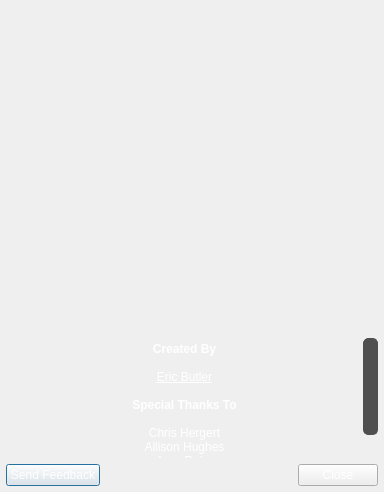
<ui version="4.0" >
 <class>AboutDialog</class>
 <widget class="QDialog" name="AboutDialog" >
  <property name="geometry" >
   <rect>
    <x>0</x>
    <y>0</y>
    <width>384</width>
    <height>492</height>
   </rect>
  </property>
  <property name="minimumSize" >
   <size>
    <width>384</width>
    <height>0</height>
   </size>
  </property>
  <property name="windowTitle" >
   <string>About Synapse</string>
  </property>
  <property name="styleSheet" >
   <string notr="true" >#AboutDialog {
	max-width: 384px;
	background: #010409 url(resource:/oceanbg.png) no-repeat top center;
}

QWidget {
	color: white;
}

QGraphicsView, QTextBrowser {
	background: transparent;
}

QPushButton[flat="false"] {
	border: 1px solid #2B2D31;
	border-radius: 3px;
	background-color: #2B2D31;
	padding: 3px;
}

#textLabel {
	margin-bottom: 12px;
}

QScrollBar:vertical {
	border: 0px;
	background: transparent;
	width: 15px;
	margin: 0px;
}

QScrollBar::handle:vertical {
	background: #4F4F4F;
	min-height: 20px;
	border: 1px solid #4F4F4F;
	border-radius: 5px;
}

QScrollBar::add-line:vertical {
	height: 0px;
	border: 0px;
}

QScrollBar::sub-line:vertical {
	height: 0px;
}

QScrollBar::add-page:vertical, 
QScrollBar::sub-page:vertical {
	background: none;
}</string>
  </property>
  <layout class="QVBoxLayout" name="verticalLayout" >
   <property name="spacing" >
    <number>6</number>
   </property>
   <property name="margin" >
    <number>6</number>
   </property>
   <item>
    <widget class="QWidget" native="1" name="widget" >
     <layout class="QHBoxLayout" name="horizontalLayout" >
      <property name="margin" >
       <number>0</number>
      </property>
      <item>
       <widget class="QGraphicsView" name="graphicsView" >
        <property name="minimumSize" >
         <size>
          <width>0</width>
          <height>250</height>
         </size>
        </property>
        <property name="frameShape" >
         <enum>QFrame::NoFrame</enum>
        </property>
       </widget>
      </item>
     </layout>
    </widget>
   </item>
   <item>
    <widget class="QLabel" name="textLabel" >
     <property name="text" >
      <string/>
     </property>
     <property name="alignment" >
      <set>Qt::AlignCenter</set>
     </property>
    </widget>
   </item>
   <item>
    <widget class="QTextBrowser" name="textBrowser" >
     <property name="maximumSize" >
      <size>
       <width>16777215</width>
       <height>120</height>
      </size>
     </property>
     <property name="frameShape" >
      <enum>QFrame::NoFrame</enum>
     </property>
     <property name="frameShadow" >
      <enum>QFrame::Plain</enum>
     </property>
     <property name="html" >
      <string>&lt;!DOCTYPE HTML PUBLIC "-//W3C//DTD HTML 4.0//EN" "http://www.w3.org/TR/REC-html40/strict.dtd">
&lt;html>&lt;head>&lt;meta name="qrichtext" content="1" />&lt;style type="text/css">
p, li { white-space: pre-wrap; }
&lt;/style>&lt;/head>&lt;body style=" font-family:'Bitstream Vera Sans'; font-size:9pt; font-weight:400; font-style:normal;">
&lt;p align="center" style=" margin-top:0px; margin-bottom:0px; margin-left:0px; margin-right:0px; -qt-block-indent:0; text-indent:0px;">&lt;span style=" font-weight:600;">Created By&lt;/span>&lt;/p>
&lt;p align="center" style="-qt-paragraph-type:empty; margin-top:0px; margin-bottom:0px; margin-left:0px; margin-right:0px; -qt-block-indent:0; text-indent:0px; font-weight:600;">&lt;/p>
&lt;p align="center" style=" margin-top:0px; margin-bottom:0px; margin-left:0px; margin-right:0px; -qt-block-indent:0; text-indent:0px; font-weight:600;">&lt;a href="#message-eric">&lt;span style=" font-weight:400; text-decoration: underline; color:#ffffff;">Eric Butler&lt;/span>&lt;/a>&lt;/p>
&lt;p align="center" style="-qt-paragraph-type:empty; margin-top:0px; margin-bottom:0px; margin-left:0px; margin-right:0px; -qt-block-indent:0; text-indent:0px;">&lt;/p>
&lt;p align="center" style=" margin-top:0px; margin-bottom:0px; margin-left:0px; margin-right:0px; -qt-block-indent:0; text-indent:0px;">&lt;span style=" font-weight:600;">Special Thanks To&lt;/span>&lt;/p>
&lt;p align="center" style="-qt-paragraph-type:empty; margin-top:0px; margin-bottom:0px; margin-left:0px; margin-right:0px; -qt-block-indent:0; text-indent:0px; font-weight:600;">&lt;/p>
&lt;p align="center" style=" margin-top:0px; margin-bottom:0px; margin-left:0px; margin-right:0px; -qt-block-indent:0; text-indent:0px; font-weight:600;">&lt;span style=" font-weight:400;">Chris Hergert&lt;/span>&lt;/p>
&lt;p align="center" style=" margin-top:0px; margin-bottom:0px; margin-left:0px; margin-right:0px; -qt-block-indent:0; text-indent:0px;">Allison Hughes&lt;/p>
&lt;p align="center" style=" margin-top:0px; margin-bottom:0px; margin-left:0px; margin-right:0px; -qt-block-indent:0; text-indent:0px;">Arno Rehn&lt;/p>
&lt;p align="center" style=" margin-top:0px; margin-bottom:0px; margin-left:0px; margin-right:0px; -qt-block-indent:0; text-indent:0px;">Darryl Ring&lt;/p>&lt;/body>&lt;/html></string>
     </property>
    </widget>
   </item>
   <item>
    <layout class="QHBoxLayout" name="horizontalLayout_2" >
     <item>
      <widget class="QPushButton" name="sendFeedbackButton" >
       <property name="text" >
        <string>Send Feedback</string>
       </property>
      </widget>
     </item>
     <item>
      <widget class="QDialogButtonBox" name="buttonBox" >
       <property name="orientation" >
        <enum>Qt::Horizontal</enum>
       </property>
       <property name="standardButtons" >
        <set>QDialogButtonBox::Close</set>
       </property>
      </widget>
     </item>
    </layout>
   </item>
  </layout>
 </widget>
 <resources/>
 <connections>
  <connection>
   <sender>buttonBox</sender>
   <signal>rejected()</signal>
   <receiver>AboutDialog</receiver>
   <slot>reject()</slot>
   <hints>
    <hint type="sourcelabel" >
     <x>377</x>
     <y>479</y>
    </hint>
    <hint type="destinationlabel" >
     <x>383</x>
     <y>0</y>
    </hint>
   </hints>
  </connection>
  <connection>
   <sender>buttonBox</sender>
   <signal>accepted()</signal>
   <receiver>AboutDialog</receiver>
   <slot>accept()</slot>
   <hints>
    <hint type="sourcelabel" >
     <x>377</x>
     <y>479</y>
    </hint>
    <hint type="destinationlabel" >
     <x>383</x>
     <y>348</y>
    </hint>
   </hints>
  </connection>
  <connection>
   <sender>buttonBox</sender>
   <signal>accepted()</signal>
   <receiver>AboutDialog</receiver>
   <slot>accept()</slot>
   <hints>
    <hint type="sourcelabel" >
     <x>326</x>
     <y>467</y>
    </hint>
    <hint type="destinationlabel" >
     <x>227</x>
     <y>-13</y>
    </hint>
   </hints>
  </connection>
 </connections>
</ui>
